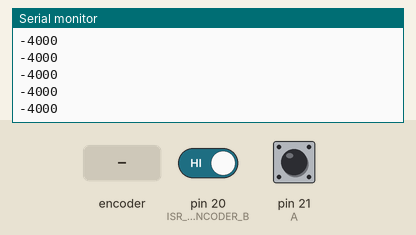
Recording of a sketch running on a simulated Arduino Mega 2560, built with avr-gcc and run on an emulated ATmega2560. On the bench: the last lines printed to the serial monitor. Inputs (shaded band) come from the test bench; at power-on: pin 20 (ISR_FOR_ENCODER_B) HIGH, pin 21 (A) HIGH.

Above: at 1.2 s.
1.3 s: rotary encoder on pin 21 (A) / pin 20 (ISR_FOR_ENCODER_B) turned 1 step (first pin leading)
At 2.1 s:
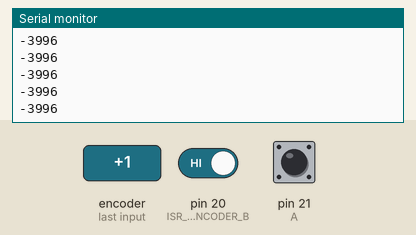
3.0 s: rotary encoder on pin 21 (A) / pin 20 (ISR_FOR_ENCODER_B) turned 1 step (first pin leading)
At 3.7 s:
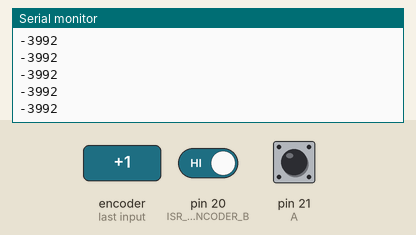
Timing chart, 0 to 6.0 s (numbered marks = the images above; inputs shaded):
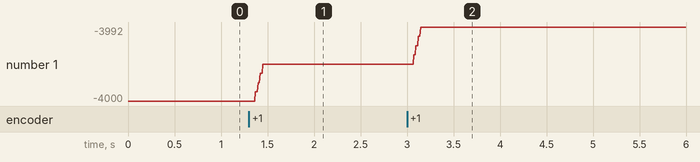

Measured:
- after the input at 1.3 s, the serial monitor: prints a new line after 0.07 s (image 1)
- after the input at 3.0 s, the serial monitor: prints a new line after 0.07 s (image 2)
- plotted number 1: -4000 → -3996 after the input at 1.3 s, -3996 → -3992 after the input at 3.0 s

The sketch:

send_encoder.ino
```cpp
/*
Stepper Motor:
https://www.pololu.com/product/1477/faqs
Pololu Stepper Motor: Unipolar/Bipolar, 200 Steps/Rev, 57×76mm, 8.6V, 1 A/Phase Item 1477 SOYO

Likely Drivers:
https://www.pololu.com/category/120/stepper-motor-drivers
https://www.pololu.com/category/212/tic-stepper-motor-controllers

Encoder:
https://www.ia.omron.com/product/item/2463/

*/

#include <Streaming.h> // Include the Streaming library for serial communication

// Define global variables
int serialAv; // Variable to store the serial availability

// Define constants for encoder ISR pins
const int ISR_FOR_ENCODER_B = 20; // Pin for encoder ISR B
const int A = 21; // Pin for encoder phase A
const int Z = 19; // Pin for encoder phase Z (index)

// Define variables for encoder count and limit switch state
volatile int16_t count = -4000; // Variable to store encoder count
int lastCount = -2000; // Variable to store previous encoder count

void setup() {
    // Set up pins as inputs or outputs
    DDRD &= B11111000; // Set direction register for Port D (some range of Arduino digital pins) to input
    // DDRA = B11111111; // Set direction register for Port A (some range of Arduino digital pins) to output

    pinMode(A, INPUT);
    pinMode(Z, INPUT);
    pinMode(ISR_FOR_ENCODER_B, INPUT);

    digitalWrite(A, HIGH);
    digitalWrite(ISR_FOR_ENCODER_B, HIGH);
    digitalWrite(Z, HIGH); // Set encoder phase Z (index) pin high

    PORTA &= B00000000; // Clear Port A (some range of Arduino digital pins)

    // Attach interrupts for encoder and limit switches
    attachInterrupt(digitalPinToInterrupt(ISR_FOR_ENCODER_B), isrB, CHANGE);
    attachInterrupt(digitalPinToInterrupt(A), isrA, CHANGE);

    Serial.begin(9600);  // Start serial communication at 9600 baud rate

    // while ((serialAv = Serial.available()) == 0) { } // Wait for serial data to be available
}

void loop() {
    // Check if serial data is available
    if (Serial.available() != serialAv) {
        return;
    }

    // Disable interrupts
    cli();

    // Read encoder count
    int16_t rncount = count;

    // Enable interrupts
    sei();

    // Calculate encoder value based on count
    // uint8_t encodVal = 6;
    // if (rncount >= 6) {
    //     encodVal = 12;
    // } else if (rncount <= -6) {
    //     encodVal = 0;
    // } else {
    //     encodVal += rncount;
    // }

    // Print encoder value to serial monitor
    // Serial << "Encoder Value: " << rncount << endl;
    Serial.println(rncount);
}

/*
The isrA() and isrB() functions are called whenever there is a change in the state of
the encoder phases A and B, respectively. They update the encoder count based on the
direction of the change.

Based on https://www.youtube.com/watch?v=_YI_UJ910UY
I can probably replace some of the logic here by specifying RISING or FALLING in the
attachInterrupt() function, and creating simpler ISR functions.
*/

void isrA() {
    // Interrupt service routine for encoder phase A
    byte a = (PIND & B00000011);
    if (a & B00000001 == 1){ // If pin 0 (phase A) goes from low to high
        if (a == B00000000 || a == B00000011){
            --count;
        }else{
            ++count;
        }
    }else{ // Phase A goes from high to low
        if (a == B00000000 || a == B00000011){
            --count;
        }else{
            ++count;
        }
    }
    // Handle overflow and underflow of encoder count
    if (count < -4000) {
        count += 8000;
    } else if (count > 3999) {
        count -= 8000;
    }
}

void isrB() {
    // Interrupt service routine for encoder phase B
    byte b = (PIND & B00000011);
    if(b & B00000010 == 1){ // If pin 0 (phase B) goes from low to high
        if (b == B00000000 || b == B00000011){
            ++count;
        }else{
            --count;
        }
    }else{ // Phase B goes from high to low
        if (b == B00000000 || b == B00000011){
            ++count;
        }else{
            --count;
        }
    }
    // Handle overflow and underflow of encoder count
    if (count < -4000){
        count += 8000;
    } else if (count > 3999) {
        count -= 8000;
    }
}
```
